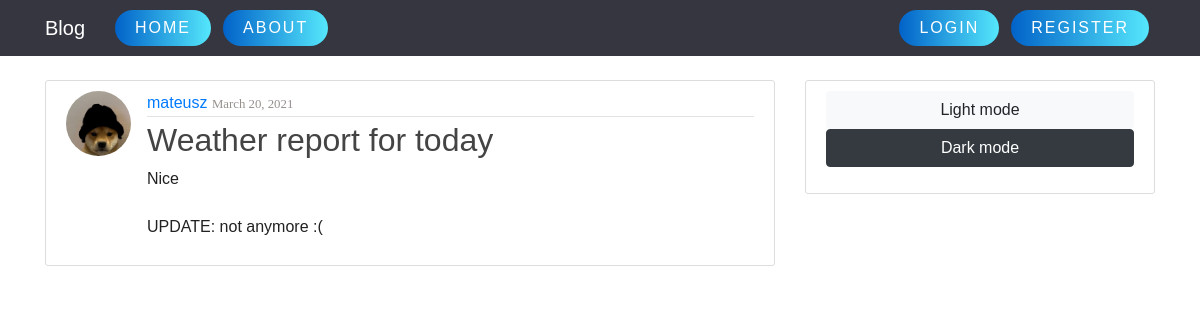
Screenshot of /post/42/ with the database file from the repository.
### blog/models.py (models this page shows, shortened)
class Post(models.Model):
    objects = None
    title = models.CharField(max_length=100)
    content = models.TextField()
    date_posted = models.DateTimeField(default=timezone.now)
    author = models.ForeignKey(User, on_delete=models.CASCADE)

### users/models.py (models this page shows, shortened)
class Profile(models.Model):
    user = models.OneToOneField(User, on_delete=models.CASCADE)
    image = models.ImageField(default='default.jpg', upload_to='profile_pics')

### blog/views.py (the view)
# urls.py: path('post/<int:pk>/', PostDetailView.as_view(), name='post-detail'),
class PostDetailView(DetailView):
    model = Post

### blog/templates/blog/post_detail.html (shortened to what this page needs)
{% extends "blog/base.html"%}
{% block content %}
<article class="media content-section">
    <img class="rounded-circle article-img" src=" {{ object.author.profile.image.url }} ">
    <div class="media-body">
        <div class="article-metadata">
            <a class="article-author" href="{% url 'user-profile' object.author.username %}">{{ object.author }}</a>
            <small class="article-date">{{ object.date_posted|date:"F d, Y" }}</small>
        </div>
        <h2 class="article-title">{{ object.title }}</h2>
        <p class="article-content">{{ object.content }}</p>
    </div>
</article>
{% endblock content %}

### blog/static/blog/light.css (style rules this page uses)
body { background: #fafafa; color: #333333; margin-top: 5rem; }
h1, h2, h3, h4, h5, h6 { color: #444444; }
.content-section { background: #ffffff; padding: 10px 20px; border: 1px solid #dddddd; border-radius: 3px; margin-bottom: 20px; }
.article-title { color: #444444; }
.article-date { color: #96908d; font-family: Calibri, serif; }
.article-content { white-space: pre-line; }
.article-img { height: 65px; width: 65px; margin-right: 16px; }
.article-metadata { padding-bottom: 1px; margin-bottom: 4px; border-bottom: 1px solid #e3e3e3 }
body { --text-color: #222; --bkg-color: #fff; }
* { font-family: Arial, Helvetica, sans-serif; }
body { background: var(--bkg-color); }
h1, p { color: var(--text-color); }

### rows the page displays
Post: author.profile.image (picture), author "mateusz", date_posted "March 20, 2021", title "Weather report for today", content "Nice UPDATE: not anymore :("
